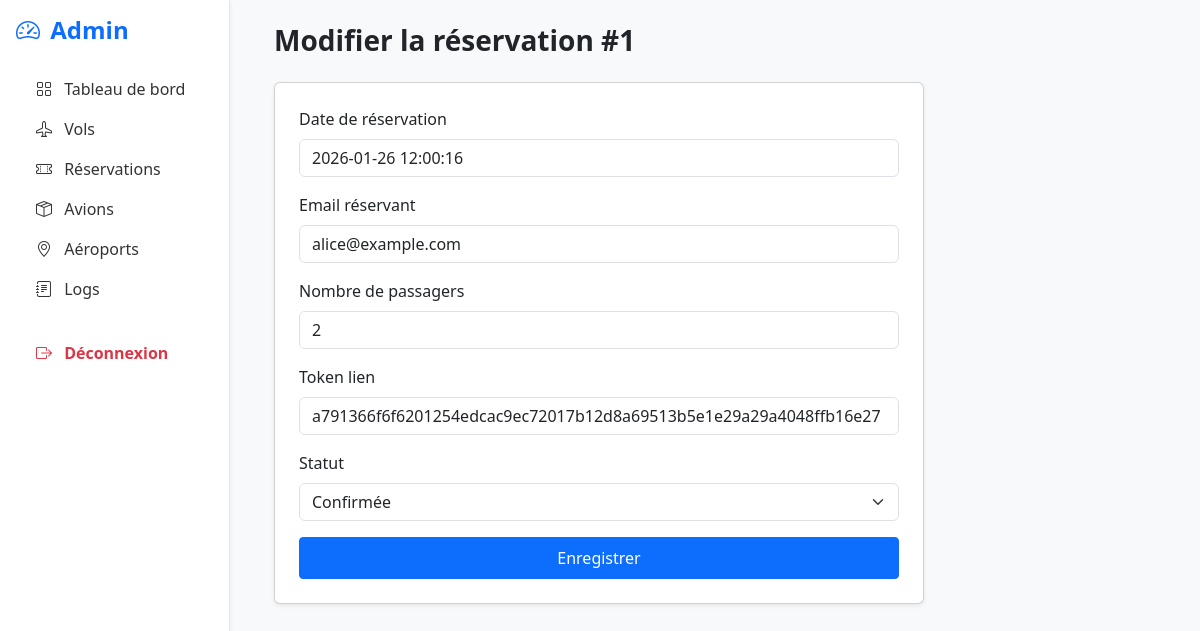
Page /admin/reservation/edit/1 (signed in) on the committed database.
### tables this page shows
CREATE TABLE `reservation` (
  `IdReservation` int NOT NULL,
  `DateReservation` datetime NOT NULL DEFAULT CURRENT_TIMESTAMP,
  `NbPassagersReserve` int NOT NULL DEFAULT '1',
  `TokenLien` char(64) NOT NULL,
  `EmailReservant` varchar(255) NOT NULL,
  `StatutReservation` enum('EnAttente','Annulee','AnnuleeVol','Confirmee','Cloturee') NOT NULL DEFAULT 'EnAttente',
  `IdVolAller` int NOT NULL,
  `IdVolRetour` int DEFAULT NULL
);

### app/Core/View.php (called while the page is built, shortened)
<?php
class View
{
    public function render(string $view, array $params = [], string $layout = "layout_front")
    {
        $viewPath = __DIR__ . '/../Views/' . $view . '.php';
        require $viewPath;
        $content = ob_get_clean();
        $layoutPath = __DIR__ . '/../Views/' . $layout . '.php';
        require $layoutPath;
    }
}

### app/Core/Controller.php (called while the page is built, shortened)
<?php
class Controller
{
    protected function render(string $view, array $params = [], string $layout = "layout_front")
    {
        $v = new View();
        $v->render($view, $params, $layout);
    }
}

### app/Controllers/admin/ReservationController.php (called while the page is built, shortened)
<?php
class ReservationController extends Controller
{
    private ReservationModel $reservationModel;
    private VolModel $volModel;
    public function __construct()
    {
        $this->reservationModel = new ReservationModel();
        $this->volModel = new VolModel();
    }
    public function edit($id)
    {
        try {
            $reservation = $this->reservationModel->findById($id);
            $vols = $this->volModel->findAll();
            $volAller = $this->reservationModel->getVolAller($id);
        } catch (\Exception $e) {
            Flash::add('danger', $e->getMessage());
        }
        $this->render("admin/reservation/edit", [
            "reservation" => $reservation,
            "vols" => $vols,
            "volAller" => $volAller
        ], "layout_admin");
    }
}

### public/index.php (called while the page is built, shortened)
<?php
$router = new Router();
$router->get('/', [\App\Controllers\HomeController::class, 'index']);
$router->get('/admin/dashboard', [\App\Controllers\admin\AdminController::class, 'dashboard']);
$router->get('/admin', [\App\Controllers\admin\AdminController::class, 'dashboard']);
$router->get('/admin/login', [\App\Controllers\admin\BackAuthController::class, 'loginForm']);
$router->post('/admin/login', [\App\Controllers\admin\BackAuthController::class, 'login']);
$router->get('/admin/logout', [\App\Controllers\admin\BackAuthController::class, 'logout']);
$router->get('/admin/logs', [\App\Controllers\admin\LogController::class, 'index']);
$router->get('/admin/avion', [AvionController::class, 'index']);
$router->get('/admin/avion/show/{id}', [AvionController::class, 'show']);
$router->get('/admin/avion/create', [AvionController::class, 'create']);
$router->post('/admin/avion/create', [AvionController::class, 'store']);
$router->get('/admin/avion/edit/{id}', [AvionController::class, 'edit']);
$router->post('/admin/avion/update/{id}', [AvionController::class, 'update']);
$router->post('/admin/avion/delete/{id}', [AvionController::class, 'delete']);
$router->get('/admin/aeroport', [AeroportController::class, 'index']);
$router->get('/admin/aeroport/show/{id}', [AeroportController::class, 'show']);
$router->get('/admin/aeroport/create', [AeroportController::class, 'create']);
$router->post('/admin/aeroport/create', [AeroportController::class, 'store']);
$router->get('/admin/aeroport/edit/{id}', [AeroportController::class, 'edit']);
$router->post('/admin/aeroport/update/{id}', [AeroportController::class, 'update']);
$router->post('/admin/aeroport/delete/{id}', [AeroportController::class, 'delete']);
$router->get('/admin/vol', [VolController::class, 'index']);
$router->get('/admin/vol/show/{id}', [VolController::class, 'show']);
$router->get('/admin/vol/create', [VolController::class, 'create']);
$router->post('/admin/vol/create', [VolController::class, 'store']);
$router->get('/admin/vol/edit/{id}', [VolController::class, 'edit']);
$router->post('/admin/vol/update/{id}', [VolController::class, 'update']);
$router->get('/admin/vol/delete/{id}', [VolController::class, 'delete']);
$router->get('/admin/vol/passagers/{idVol}', [VolController::class, 'passagers']);
$router->get('/admin/vol/decoller/{idVol}', [VolController::class, 'decoller']);
$router->get('/admin/vol/atterrir/{idVol}', [VolController::class, 'atterrir']);
$router->get('/admin/reservation', [ReservationController::class, 'index']);
$router->get('/admin/reservation/show/{id}', [ReservationController::class, 'show']);
$router->get('/admin/reservation/create', [ReservationController::class, 'create']);
$router->post('/admin/reservation/create', [ReservationController::class, 'store']);
$router->get('/admin/reservation/edit/{id}', [ReservationController::class, 'edit']);
$router->post('/admin/reservation/update/{id}', [ReservationController::class, 'update']);
$router->get('/admin/reservation/cancel/{id}', [ReservationController::class, 'cancel']);
$router->get('/admin/reservation/add-passager/{id}', [ReservationController::class, 'addPassagerForm']);
$router->post('/admin/reservation/add-passager/{id}', [ReservationController::class, 'addPassager']);
$router->get('/admin/reservation/remove-passager/{id}/{idPassager}', [ReservationController::class, 'removePassager']);
$router->get('/front', [FrontController::class, 'dashboard']);
$router->get('/vol/recherche', [FrontVolController::class, 'index']);
$router->post('/vol/recherche', [FrontVolController::class, 'index']);
$router->get('/vol/retour/{idVolAller}', [FrontVolController::class, 'retour']);
$router->get('/vol/terminer/aller/{idVolAller}', [FrontVolController::class, 'terminerSansRetour']);
$router->get('/vol/terminer/aller-retour/{idVolAller}/{idVolRetour}', [FrontVolController::class, 'terminerAvecRetour']);
$router->get('/reservation/infos', [FrontReservationController::class, 'infosForm']);
$router->post('/reservation/save-infos', [FrontReservationController::class, 'saveInfosReservant']);
$router->get('/reservation/passagers', [FrontReservationController::class, 'passagersForm']);
$router->post('/reservation/save-passagers', [FrontReservationController::class, 'savePassagers']);
$router->get('/reservation/recap', [FrontReservationController::class, 'recap']);
$router->post('/reservation/confirm', [FrontReservationController::class, 'confirm']);
$router->get('/reservation/recap-final/{idReservation}', [FrontReservationController::class, 'recapFinal']);
$router->get('/reservation/acces', [FrontReservationController::class, 'accesForm']);
$router->get('/reservation/show', [FrontReservationController::class, 'voirReservation']);
$router->get('/reservation/add-passager', [FrontReservationController::class, 'addPassagerForm']);
$router->post('/reservation/add-passager', [FrontReservationController::class, 'addPassager']);
$router->get('/reservation/remove-passager', [FrontReservationController::class, 'removePassager']);
$router->get('/reservation/cancel', [FrontReservationController::class, 'cancel']);
$router->dispatch();

### config/database.php (called while the page is built)
<?php
return array(
    'host' => '127.0.0.1',
    'dbname' => 'flyingweb',
    'user' => 'root',
    'password' => 'mysql',
    'port'=> 3306,
    'charset'  => 'utf8mb4'
);

### app/Core/Database.php (called while the page is built, shortened)
<?php
class Database
{
    private static ?PDO $pdo = null;
    public static function getConnection(): PDO
    {
        if (self::$pdo === null) {
            $config = require __DIR__ . '/../../config/database.php';
            $dsn = sprintf(
                "mysql:host=%s;dbname=%s;charset=%s",
                $config['host'],
                $config['dbname'],
                $config['charset']
            );
            try {
                self::$pdo = new PDO(
                    $dsn,
                    $config['user'],
                    $config['password'],
                    [
                        PDO::ATTR_ERRMODE            => PDO::ERRMODE_EXCEPTION,
                        PDO::ATTR_DEFAULT_FETCH_MODE => PDO::FETCH_ASSOC,
                        PDO::ATTR_EMULATE_PREPARES   => false
                    ]
                );
            } catch (PDOException $e) {
                die("Erreur de connexion à la base de données.");
            }
        }
        return self::$pdo;
    }
}

### app/Core/Model.php (called while the page is built, shortened)
<?php
abstract class Model
{
    protected PDO $db;
    protected string $table;
    protected string $primaryKey = "id";
    public function __construct()
    {
        $this->db = Database::getConnection();
    }
    public function findById($id)
    {
        $sql = "SELECT * FROM {$this->table} WHERE {$this->primaryKey} = :pk";
        $stmt = $this->db->prepare($sql);
        $stmt->execute(["pk" => $id]);
        return $stmt->fetch(PDO::FETCH_ASSOC);
    }
}

### app/Views/admin/reservation/edit.php (the view, shortened to what this page needs)
<h1 class="mb-4">Modifier la réservation #<?= $reservation["IdReservation"] ?></h1>
<form action="/admin/reservation/update/<?= $reservation["IdReservation"] ?>"
      method="POST"
      class="card p-4 shadow-sm"
      style="max-width: 650px;">
    <div class="mb-3">
        <label class="form-label">Date de réservation</label>
        <input type="text"
               name="DateReservation"
               value="<?= $reservation["DateReservation"] ?>"
               class="form-control">
    </div>
    <div class="mb-3">
        <label class="form-label">Email réservant</label>
        <input type="email"
               name="EmailReservant"
               value="<?= $reservation["EmailReservant"] ?>"
               class="form-control">
    </div>
    <div class="mb-3">
        <label class="form-label">Nombre de passagers</label>
        <input type="number"
               name="NbPassagersReserve"
               value="<?= $reservation["NbPassagersReserve"] ?>"
               class="form-control">
    </div>
    <div class="mb-3">
        <label class="form-label">Token lien</label>
        <input type="text"
               name="TokenLien"
               value="<?= $reservation["TokenLien"] ?>"
               class="form-control">
    </div>
    <div class="mb-3">
        <label class="form-label">Statut</label>
        <select name="StatutReservation" class="form-select">
            <option value="Confirmee"   <?= $reservation["StatutReservation"] == "Confirmee" ? "selected" : "" ?>>Confirmée</option>
        </select>
    </div>
    <button type="submit" class="btn btn-primary w-100">
        Enregistrer
    </button>
</form>

### app/Core/Router.php (shortened to what this page needs)
<?php
class Router
{
    private array $routes = [];
    private function addRoute(string $method, string $path, callable|array $action): void
    {
        $pattern = preg_replace(
            '#\{([a-zA-Z_][a-zA-Z0-9_]*)\}#',
            '(?P<$1>[^/]+)',
            $path
        );
        $pattern = "#^" . $pattern . "$#";
        $this->routes[$method][] = [
            'pattern' => $pattern,
            'action'  => $action
        ];
    }
    public function dispatch(): void
    {
        $method = $_SERVER['REQUEST_METHOD'] ?? 'GET';
        $uri = strtok($_SERVER['REQUEST_URI'] ?? '/', '?');
        foreach ($this->routes[$method] as $route) {
            if (preg_match($route['pattern'], $uri, $matches)) {
                $params = array_filter(
                    $matches,
                    fn($key) => !is_int($key),
                    ARRAY_FILTER_USE_KEY
                );
                $action = $route['action'];
                if (is_array($action)) {
                    [$controller, $methodName] = $action;
                    $controllerInstance = new $controller();
                    $controllerInstance->$methodName(...$params);
                    return;
                }
                return;
            }
        }
    }
}

### app/Views/layout_admin.php (shortened to what this page needs)
<!DOCTYPE html>
<html>
<head>
    <link href="https://cdn.jsdelivr.net/npm/bootstrap@5.3.2/dist/css/bootstrap.min.css" rel="stylesheet">
    <link href="/css/admin.css" rel="stylesheet">
    <link href="https://cdn.jsdelivr.net/npm/bootstrap-icons@1.11.1/font/bootstrap-icons.css" rel="stylesheet">
</head>
<body class="bg-light">
<div class="d-flex">
    <div class="sidebar bg-white shadow-sm p-3">
        <h4 class="fw-bold mb-4 text-primary">
            <i class="bi bi-speedometer2 me-1"></i> Admin
        </h4>
        <a href="/admin" class="d-block py-2">
            <i class="bi bi-grid me-2"></i> Tableau de bord
        </a>
        <a href="/admin/vol" class="d-block py-2">
            <i class="bi bi-airplane me-2"></i> Vols
        </a>
        <a href="/admin/reservation" class="d-block py-2">
            <i class="bi bi-ticket-perforated me-2"></i> Réservations
        </a>
        <a href="/admin/avion" class="d-block py-2">
            <i class="bi bi-box-seam me-2"></i> Avions
        </a>
        <a href="/admin/aeroport" class="d-block py-2">
            <i class="bi bi-geo-alt me-2"></i> Aéroports
        </a>
        <a href="/admin/logs" class="d-block py-2">
            <i class="bi bi-journal-text me-2"></i> Logs
        </a>
        <a href="/admin/logout" class="d-block py-2 text-danger mt-4 fw-semibold">
            <i class="bi bi-box-arrow-right me-2"></i> Déconnexion
        </a>
    </div>
    <div class="content flex-grow-1 p-4">
        <?= $content ?>
    </div>
</div>
</body>
</html>

### public/css/admin.css (style rules this page uses)
body { background: #f5f6fa; font-family: system-ui, sans-serif; }
.sidebar { width: 230px; height: 100vh; background: #ffffff; border-right: 1px solid #e5e7eb; padding: 20px 0; position: fixed; }
.sidebar a { display: block; padding: 12px 20px; color: #333; text-decoration: none; font-weight: 500; }
.content { margin-left: 250px; padding: 30px; }
h1 { font-size: 28px; margin-bottom: 25px; font-weight: 600; }
.btn { padding: 8px 14px; border-radius: 4px; text-decoration: none; font-weight: 500; }
.btn-primary { background: #0d6efd; color: white; }

### rows in the picture
reservation: IdReservation "1", DateReservation "2026-01-26 12:00:16", EmailReservant "alice@example.com", NbPassagersReserve "2", TokenLien "a791366f6f6201254edcac9ec72017b12d8a69513b5e1e29a29a4048ffb16e27", StatutReservation "Confirmée"
